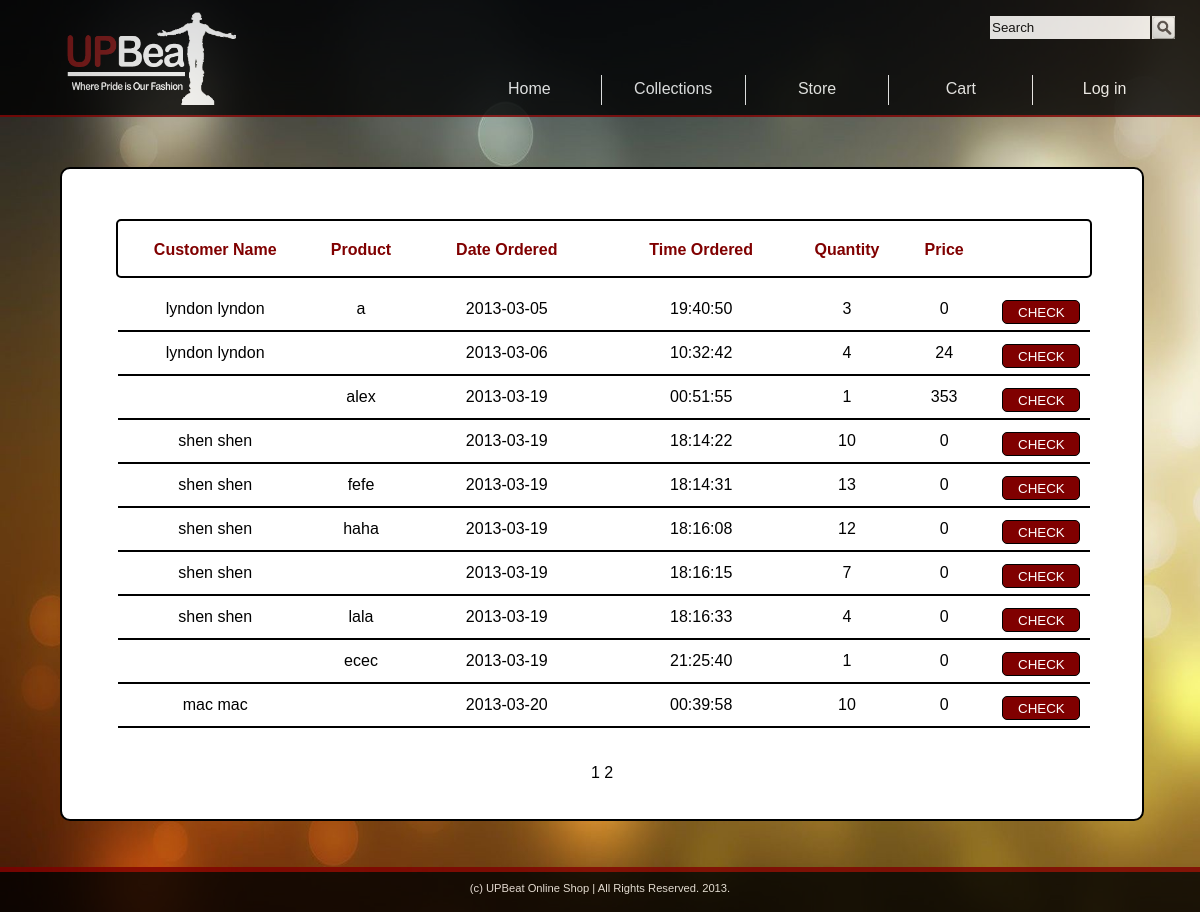
Page /upbeat.com/vieworders.php?start=0&page=1 on the earlier database version.
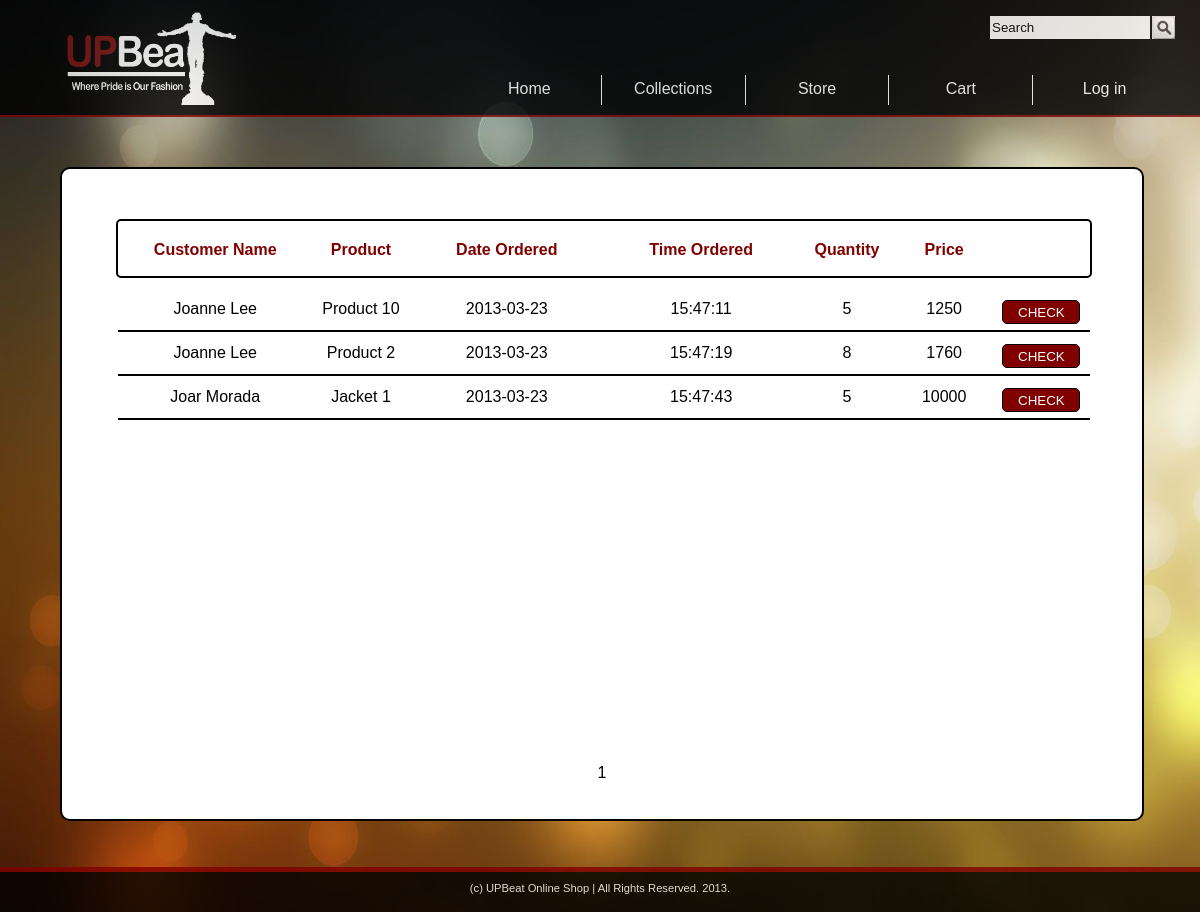
Same page on the later database version.
### tables this page shows
CREATE TABLE IF NOT EXISTS `orderr` (
  `id` int(6) unsigned NOT NULL AUTO_INCREMENT,
  `prod_id` int(5) NOT NULL,
  `custom_id` int(6) NOT NULL,
  `quantity` int(10) NOT NULL,
  `price` int(20) NOT NULL,
  `is_delivered` text NOT NULL,
  `date_ordered` date NOT NULL,
  `time_ordered` time NOT NULL,
  PRIMARY KEY (`id`)
);

CREATE TABLE IF NOT EXISTS `customer` (
  `id` int(6) unsigned NOT NULL AUTO_INCREMENT,
  `fname` varchar(50) NOT NULL,
  `lname` varchar(20) NOT NULL,
  `username` varchar(20) NOT NULL,
  `email` varchar(50) NOT NULL,
  `address` varchar(50) NOT NULL,
  `contact` decimal(11,0) NOT NULL,
  `password` varchar(50) NOT NULL,
  `type` varchar(20) NOT NULL,
  PRIMARY KEY (`id`)
);

CREATE TABLE IF NOT EXISTS `product` (
  `id` int(5) unsigned NOT NULL AUTO_INCREMENT,
  `code` varchar(10) NOT NULL,
  `image` varchar(100) NOT NULL,
  `description` text NOT NULL,
  `gender_type` enum('Male','Female') NOT NULL,
  `shirt_type` enum('Jacket','T-Shirt') NOT NULL,
  `available` varchar(10) NOT NULL,
  PRIMARY KEY (`id`)
);

### upbeat.com/products.php (called while the page is built, shortened)
<?php
	$ordersarray = mysql_query("SELECT COUNT(id) from orderr where is_delivered = 'NO'");
	$totalorders = mysql_fetch_array($ordersarray);
	$orders = $totalorders[0];
	if ($orders%10 == 0) $orderpages = ($orders/10)%(($orders/10)+1);
	else $orderpages = ($orders/10)%(($orders/10)+1)+1;
?>

### upbeat.com/vieworders.php (the view, shortened to what this page needs)
<?php
	include("products.php");
	$first = $_GET['start'];
	$spage = $_GET['page'];
	$orderlist = array();
	$customlist = array();
	$productlist = array();
	$result = mysql_query("SELECT * from orderr where is_delivered = 'NO'");
	$numorders = 0;
	while ($row = mysql_fetch_array($result, MYSQL_NUM))
	{
		$numorders++;
		array_push($orderlist, $row[0]);
		array_push($customlist, $row[2]);
		array_push($productlist, $row[1]);
	}
?>
<html>
	<head>
		<link rel = "stylesheet" type = "text/css" href = "CSS/local.css">
		<link rel = "stylesheet" type = "text/css" href = "CSS/order.css">
	</head>
	<body>
		<div id = 'header'>
			<form name = 'searchform' method = 'post' action = 'store.php?cat=search&start=0&page=1'>
				<div id = 'srchline'>
					<input id = 'sbutton' type = 'submit' name = 'sbutton' value = ''/>
					<input id = 'stxtbox' type = 'text' name = 'stxtbox' value = 'Search' />
				</div>
			</form>
			<div id = 'menuline'>
				<ul id = 'menulist'>
					<li id = 'last'>
						<?php
							if (isset($_SESSION['uname'])){ echo "Hi ".$_SESSION['fname']."!";}
							else echo "Log in";
						?>
					</li>
					<li><a class = 'link' href = 'viewcart.php'>Cart</a></li>
					<li><a class = 'link' href = 'store.php?cat=all&start=0&page=1'>Store</a></li>
					<li><a class = 'link' href = 'collections.php'>Collections</a></li>
					<li id = 'home'>
						<?php
							if(isset($_SESSION['type']))
							{
								if(strcmp($_SESSION['type'], "administrator") == 0)
									echo "<a class = 'link' href = 'admin.php'>Home</a>";
								else echo "<a class = 'link' href = 'home.php'>Home</a>";
							}
							else echo "<a class = 'link' href = 'home.php'>Home</a>";
						?>
					</li>
				</ul>
			</div>
			<div id = 'logo'></div>
		</div>
		<div id = 'maincontent'>
			<div id = 'customlist'>
				<?php
					echo "
						<ul class = 'topline'>
							<li>Customer Name</li>
							<li class = 'smallcol'>Product</li>
							<li>Date Ordered</li>
							<li>Time Ordered</li>
							<li class = 'smallcol'>Quantity</li>
							<li class = 'smallcol'>Price</li>
						</ul>
					";
					if ($spage == $orderpages) $limit = $first+($orders%10);
					else $limit = $first+10;
					if($numorders > 0){
					for ($i = $first; $i < $limit; $i++)
					{
						$result1 = mysql_query("SELECT * from orderr where id = ".$orderlist[$i]);
						$result2 = mysql_query("SELECT * from customer where id = ".$customlist[$i]);
						$result3 = mysql_query("SELECT * from product where id = ".$productlist[$i]);
						$row1 = mysql_fetch_array($result1);
						$row2 = mysql_fetch_array($result2);
						$row3 = mysql_fetch_array($result3);
						echo "<ul class = 'line'>
								<li>".$row2[1]." ".$row2[2]."</li>
								<li class = 'smallcol'>".$row3[1]."</li>
								<li>".$row1[6]."</li>
								<li>".$row1[7]."</li>
								<li class = 'smallcol'>".$row1[3]."</li>
								<li class = 'smallcol'>".$row1[4]."</li>
								<li class = 'smallcol'>
									<a class = 'links' href = 'process.php?approve=1&oid=".$row1[0]."'><input id ='check' type = 'submit' name = 'check' value = 'CHECK'/></a>
								</li>
							</ul>
						";
					}
					}
					else
					{
						echo "<ul class = 'line'><li>No orders!</li><li></li><li></li><li></li><li></li></ul>";
					}
					echo "<div id = 'custompage'>";
						for ($i = 1; $i <= $orderpages; $i++)
						{
							$first = 10*($i-1);
							echo "<a class = 'link' href = 'vieworders.php?start=".$first."&page=".$i."'> ".$i." </a>";
						}
					echo "</div>";
				?>
			</div>
		</div>
		<div id = 'footer'>(c) UPBeat Online Shop | All Rights Reserved. 2013.</div>
	</body>
</html>

Differences in the rows shown:
removed orderr: customer.fname "lyndon", customer.lname "lyndon", product.code "a", date_ordered "2013-03-05", time_ordered "19:40:50", quantity "3", price "0"
removed orderr: customer.fname "lyndon", customer.lname "lyndon", date_ordered "2013-03-06", time_ordered "10:32:42", quantity "4", price "24"
removed orderr: product.code "alex", date_ordered "2013-03-19", time_ordered "00:51:55", quantity "1", price "353"
removed orderr: customer.fname "shen", customer.lname "shen", date_ordered "2013-03-19", time_ordered "18:14:22", quantity "10", price "0"
removed orderr: customer.fname "shen", customer.lname "shen", product.code "fefe", date_ordered "2013-03-19", time_ordered "18:14:31", quantity "13", price "0"
removed orderr: customer.fname "shen", customer.lname "shen", product.code "haha", date_ordered "2013-03-19", time_ordered "18:16:08", quantity "12", price "0"
removed orderr: customer.fname "shen", customer.lname "shen", date_ordered "2013-03-19", time_ordered "18:16:15", quantity "7", price "0"
removed orderr: customer.fname "shen", customer.lname "shen", product.code "lala", date_ordered "2013-03-19", time_ordered "18:16:33", quantity "4", price "0"
removed orderr: product.code "ecec", date_ordered "2013-03-19", time_ordered "21:25:40", quantity "1", price "0"
removed orderr: customer.fname "mac", customer.lname "mac", date_ordered "2013-03-20", time_ordered "00:39:58", quantity "10", price "0"
added orderr: customer.fname "Joanne", customer.lname "Lee", product.code "Product 10", date_ordered "2013-03-23", time_ordered "15:47:11", quantity "5", price "1250"
added orderr: customer.fname "Joanne", customer.lname "Lee", product.code "Product 2", date_ordered "2013-03-23", time_ordered "15:47:19", quantity "8", price "1760"
added orderr: customer.fname "Joar", customer.lname "Morada", product.code "Jacket 1", date_ordered "2013-03-23", time_ordered "15:47:43", quantity "5", price "10000"
Other differences:
list line gone: "2"
